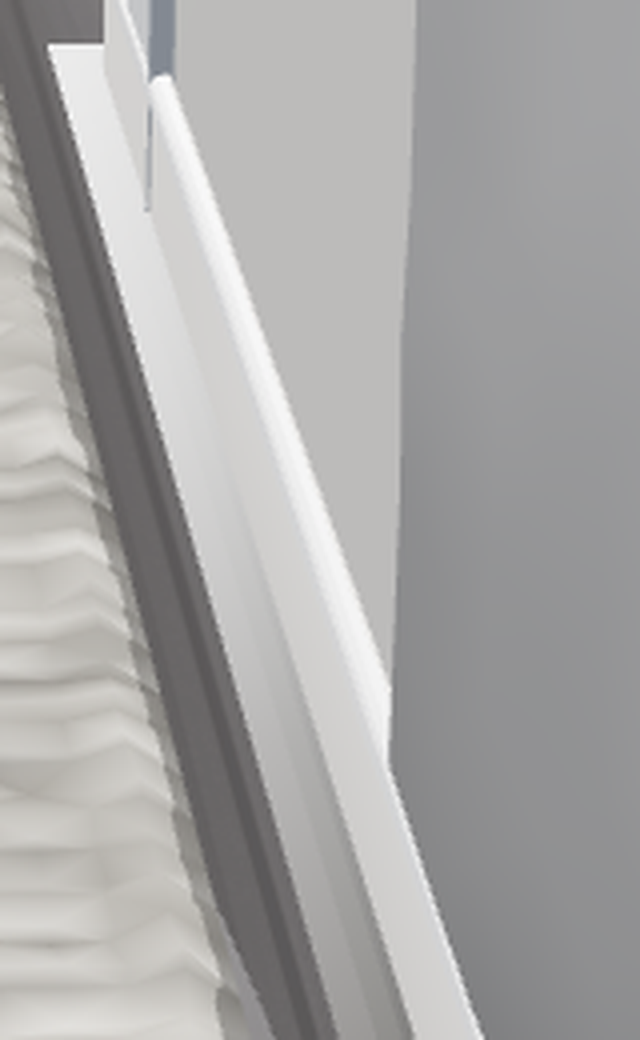
#> input picture scratchpad/hall2/crit/_r0a.png, 640 x 1040 px, given in place of two_closed_white_doors_1.jpg, which was not available
$ python meas.py
#> lines starting #> are read from the running program, lines starting #| are printed output that depends on the picture; pictures that were not available may be replaced by others from this repository, and a replacement may not be noted
### scratchpad/hall2/crit/fm.py
"""Floor metering: sample a rect from an image, report mean RGB/L, sd, mean|d1|."""
import sys, os
from PIL import Image
import numpy as np

def stats(path, x0, y0, x1, y1, label=""):
#> called with x0 = 60, y0 = 400, x1 = 250, y1 = 540, label = 'd1 floor near'
    im = Image.open(path).convert("RGB")
#> im is the input picture: PIL image 640x1040 RGB; mean R, G, B 168.9, 168, 167.3
    W, H = im.size
#> W = 640; H = 1040
    # accept fractional coords
    if max(x0, y0, x1, y1) <= 1.0:
        x0, x1 = int(x0 * W), int(x1 * W)
        y0, y1 = int(y0 * H), int(y1 * H)
    a = np.asarray(im.crop((x0, y0, x1, y1))).astype(np.float64)
    L = 0.2126 * a[..., 0] + 0.7152 * a[..., 1] + 0.0722 * a[..., 2]
    d1 = (np.abs(np.diff(L, axis=1)).mean() + np.abs(np.diff(L, axis=0)).mean()) / 2
#> d1 = 1.3
    print(f"{label:28s} {os.path.basename(path):34s} [{x0},{y0},{x1},{y1}] {a.shape[1]}x{a.shape[0]}")
#| d1 floor near                two_closed_white_doors_1.jpg       [60,400,250,540] 190x140
    print(f"   RGB {a[...,0].mean():6.1f} {a[...,1].mean():6.1f} {a[...,2].mean():6.1f}"
          f"   L {L.mean():6.1f}  sd {L.std():5.2f}  |d1| {d1:5.2f}  |d1|/sd {d1/max(L.std(),1e-6):5.3f}")
#|    RGB  162.4  160.6  159.4   L  160.9  sd 49.10  |d1|  1.30  |d1|/sd 0.027
    return dict(L=L.mean(), sd=L.std(), d1=d1,
                R=a[...,0].mean(), G=a[...,1].mean(), B=a[...,2].mean())

# [4 lines that do not run on import are left out]

### scratchpad/hall2/crit/meas.py
import os
from fm import stats
PH = os.path.abspath(os.path.join(os.path.dirname(__file__), "..", "..", "..", "docs", "v2 Hallway-jpg"))
SH = os.path.abspath(os.path.join(os.path.dirname(__file__), "..", "shots"))

print("=== PHOTOS (450x600) ===")
# two_closed_white_doors_1: clean near floor, no runner
stats(f"{PH}/two_closed_white_doors_1.jpg", 60, 400, 250, 540, "d1 floor near")
stats(f"{PH}/two_closed_white_doors_1.jpg", 150, 340, 330, 420, "d1 floor mid")
#| d1 floor mid                 two_closed_white_doors_1.jpg       [150,340,330,420] 180x80
#|    RGB  210.0  209.4  208.7   L  209.5  sd 18.58  |d1|  0.64  |d1|/sd 0.034
stats(f"{PH}/two_closed_white_doors_1.jpg", 380, 180, 440, 300, "d1 WALL right")
#| d1 WALL right                two_closed_white_doors_1.jpg       [380,180,440,300] 60x120
#|    RGB  169.4  169.1  169.4   L  169.2  sd 16.11  |d1|  0.43  |d1|/sd 0.027
print()
stats(f"{PH}/two_closed_white_doors_2.jpg", 130, 400, 270, 540, "d2 floor near")
#> call 4 of stats, with x0 = 130, y0 = 400, x1 = 270, y1 = 540, label = 'd2 floor near'
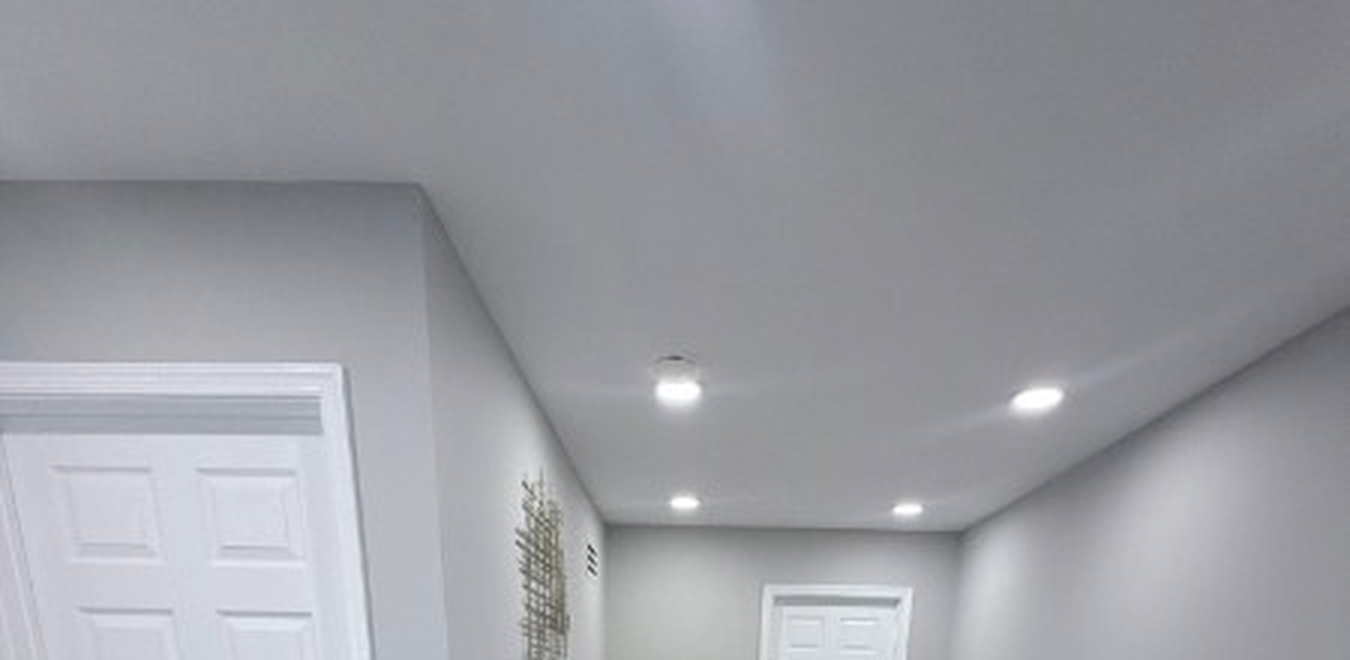
#> input picture scratchpad/hall2/crit/ceil_hallway_looking_towards_stairs.png, 1350 x 660 px, given in place of two_closed_white_doors_2.jpg, which was not available
#> in stats, im is the input picture: PIL image 1350x660 RGB; mean R, G, B 155.1, 156.3, 162.1
#> in stats (call 4), `a = np.asarray(im.crop((x0, y0, x1, y1))).astype(np.float64)`:
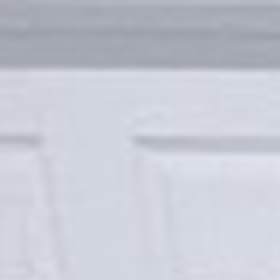
#> a: shape (140, 140, 3) float64 (shown 2 times larger); mean R, G, B 198.9, 202, 212.8
#> in stats (call 4), `d1 = (np.abs(np.diff(L, axis=1)).mean() + np.abs(np.diff(L, axis=0)).m..`: d1 = 0.828
#| d2 floor near                two_closed_white_doors_2.jpg       [130,400,270,540] 140x140
#|    RGB  198.9  202.0  212.8   L  202.2  sd 19.06  |d1|  0.83  |d1|/sd 0.043
stats(f"{PH}/two_closed_white_doors_2.jpg", 170, 370, 290, 430, "d2 floor mid")
#| d2 floor mid                 two_closed_white_doors_2.jpg       [170,370,290,430] 120x60
#|    RGB  184.4  187.7  198.9   L  187.8  sd 20.74  |d1|  1.53  |d1|/sd 0.074
stats(f"{PH}/two_closed_white_doors_2.jpg", 395, 200, 445, 330, "d2 WALL right")
#| d2 WALL right                two_closed_white_doors_2.jpg       [395,200,445,330] 50x130
#|    RGB  130.1  132.5  138.2   L  132.4  sd 15.63  |d1|  0.66  |d1|/sd 0.042
print()
stats(f"{PH}/hallway_with_white_runner_rug.jpg", 20, 420, 150, 570, "runner floor L near")
#> in stats (call 7), `a = np.asarray(im.crop((x0, y0, x1, y1))).astype(np.float64)`:
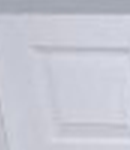
#> a: shape (150, 130, 3) float64; mean R, G, B 198.7, 200.2, 211.4
#> in stats (call 7), `d1 = (np.abs(np.diff(L, axis=1)).mean() + np.abs(np.diff(L, axis=0)).m..`: d1 = 0.788
#| runner floor L near          hallway_with_white_runner_rug.jpg  [20,420,150,570] 130x150
#|    RGB  198.7  200.2  211.4   L  200.7  sd 11.97  |d1|  0.79  |d1|/sd 0.066
stats(f"{PH}/hallway_with_white_runner_rug.jpg", 300, 380, 400, 480, "runner floor R")
#> in stats (call 8), `a = np.asarray(im.crop((x0, y0, x1, y1))).astype(np.float64)`:
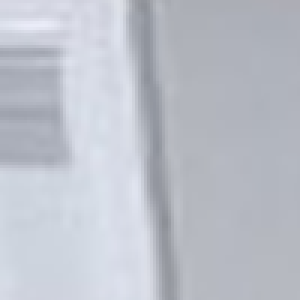
#> a: shape (100, 100, 3) float64 (shown 3 times larger); mean R, G, B 188.9, 192.8, 202.2
#> in stats (call 8), `d1 = (np.abs(np.diff(L, axis=1)).mean() + np.abs(np.diff(L, axis=0)).m..`: d1 = 1.31
#| runner floor R               hallway_with_white_runner_rug.jpg  [300,380,400,480] 100x100
#|    RGB  188.9  192.8  202.2   L  192.7  sd 19.50  |d1|  1.31  |d1|/sd 0.067
stats(f"{PH}/hallway_with_white_runner_rug.jpg", 150, 320, 200, 360, "runner floor mid")
#> in stats (call 9), `a = np.asarray(im.crop((x0, y0, x1, y1))).astype(np.float64)`:
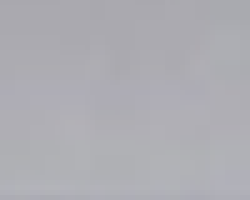
#> a: shape (40, 50, 3) float64 (shown 5 times larger); mean R, G, B 173.6, 173.3, 179.3
#> in stats (call 9), `d1 = (np.abs(np.diff(L, axis=1)).mean() + np.abs(np.diff(L, axis=0)).m..`: d1 = 0.293
#| runner floor mid             hallway_with_white_runner_rug.jpg  [150,320,200,360] 50x40
#|    RGB  173.6  173.3  179.3   L  173.8  sd  2.79  |d1|  0.29  |d1|/sd 0.105
stats(f"{PH}/hallway_with_white_runner_rug.jpg", 380, 120, 440, 260, "runner WALL right")
#> in stats (call 10), `a = np.asarray(im.crop((x0, y0, x1, y1))).astype(np.float64)`:
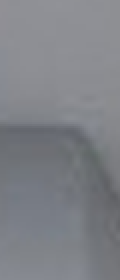
#> a: shape (140, 60, 3) float64 (shown 2 times larger); mean R, G, B 127.2, 129.5, 135
#> in stats (call 10), `d1 = (np.abs(np.diff(L, axis=1)).mean() + np.abs(np.diff(L, axis=0)).m..`: d1 = 0.556
#| runner WALL right            hallway_with_white_runner_rug.jpg  [380,120,440,260] 60x140
#|    RGB  127.2  129.5  135.0   L  129.4  sd 12.75  |d1|  0.56  |d1|/sd 0.044
stats(f"{PH}/hallway_with_white_runner_rug.jpg", 30, 180, 90, 300, "runner WALL left")
#> in stats (call 11), `a = np.asarray(im.crop((x0, y0, x1, y1))).astype(np.float64)`:
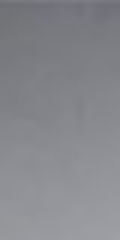
#> a: shape (120, 60, 3) float64 (shown 2 times larger); mean R, G, B 134.8, 135.8, 140.9
#> in stats (call 11), `d1 = (np.abs(np.diff(L, axis=1)).mean() + np.abs(np.diff(L, axis=0)).m..`: d1 = 0.325
#| runner WALL left             hallway_with_white_runner_rug.jpg  [30,180,90,300] 60x120
#|    RGB  134.8  135.8  140.9   L  135.9  sd 12.00  |d1|  0.33  |d1|/sd 0.027
print()
#> (the run stopped early here; a loop or call above may not have finished)
